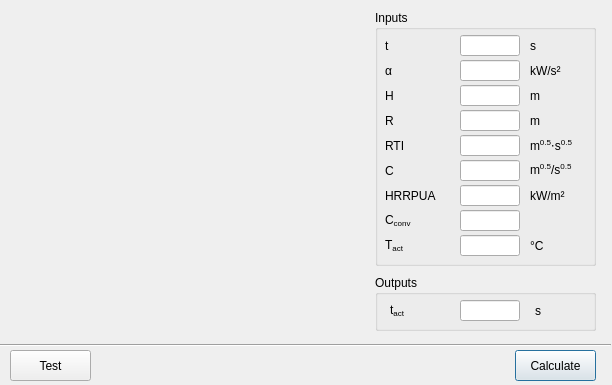
<?xml version="1.0" encoding="UTF-8"?>
<ui version="4.0">
 <class>dialog_1_11_heat_detector_activation</class>
 <widget class="QDialog" name="dialog_1_11_heat_detector_activation">
  <property name="geometry">
   <rect>
    <x>0</x>
    <y>0</y>
    <width>612</width>
    <height>385</height>
   </rect>
  </property>
  <property name="windowTitle">
   <string>PD 7974-1 Heat Detecting Element Activation Time Calculator</string>
  </property>
  <widget class="QGroupBox" name="groupBox_2">
   <property name="geometry">
    <rect>
     <x>375</x>
     <y>275</y>
     <width>221</width>
     <height>56</height>
    </rect>
   </property>
   <property name="title">
    <string>Outputs</string>
   </property>
   <widget class="QLineEdit" name="lineEdit_out_t_act">
    <property name="geometry">
     <rect>
      <x>85</x>
      <y>25</y>
      <width>60</width>
      <height>21</height>
     </rect>
    </property>
    <property name="sizePolicy">
     <sizepolicy hsizetype="Fixed" vsizetype="Fixed">
      <horstretch>0</horstretch>
      <verstretch>0</verstretch>
     </sizepolicy>
    </property>
    <property name="minimumSize">
     <size>
      <width>0</width>
      <height>0</height>
     </size>
    </property>
    <property name="maximumSize">
     <size>
      <width>60</width>
      <height>16777215</height>
     </size>
    </property>
   </widget>
   <widget class="QLabel" name="label_11">
    <property name="geometry">
     <rect>
      <x>15</x>
      <y>25</y>
      <width>40</width>
      <height>21</height>
     </rect>
    </property>
    <property name="sizePolicy">
     <sizepolicy hsizetype="Fixed" vsizetype="Fixed">
      <horstretch>0</horstretch>
      <verstretch>0</verstretch>
     </sizepolicy>
    </property>
    <property name="minimumSize">
     <size>
      <width>40</width>
      <height>0</height>
     </size>
    </property>
    <property name="maximumSize">
     <size>
      <width>40</width>
      <height>16777215</height>
     </size>
    </property>
    <property name="toolTip">
     <string>Solved view factor</string>
    </property>
    <property name="text">
     <string>t&lt;sub&gt;act&lt;sub&gt;</string>
    </property>
   </widget>
   <widget class="QLabel" name="label_25">
    <property name="geometry">
     <rect>
      <x>160</x>
      <y>25</y>
      <width>50</width>
      <height>21</height>
     </rect>
    </property>
    <property name="text">
     <string>s</string>
    </property>
   </widget>
  </widget>
  <widget class="QGroupBox" name="groupBox">
   <property name="geometry">
    <rect>
     <x>375</x>
     <y>10</y>
     <width>221</width>
     <height>256</height>
    </rect>
   </property>
   <property name="title">
    <string>Inputs</string>
   </property>
   <widget class="QLabel" name="label_51">
    <property name="geometry">
     <rect>
      <x>155</x>
      <y>225</y>
      <width>146</width>
      <height>21</height>
     </rect>
    </property>
    <property name="minimumSize">
     <size>
      <width>0</width>
      <height>0</height>
     </size>
    </property>
    <property name="maximumSize">
     <size>
      <width>16777215</width>
      <height>16777215</height>
     </size>
    </property>
    <property name="text">
     <string>°C</string>
    </property>
   </widget>
   <widget class="QLabel" name="label_48">
    <property name="geometry">
     <rect>
      <x>155</x>
      <y>150</y>
      <width>146</width>
      <height>21</height>
     </rect>
    </property>
    <property name="minimumSize">
     <size>
      <width>0</width>
      <height>0</height>
     </size>
    </property>
    <property name="maximumSize">
     <size>
      <width>16777215</width>
      <height>16777215</height>
     </size>
    </property>
    <property name="text">
     <string>m&lt;sup&gt;0.5&lt;/sup&gt;/s&lt;sup&gt;0.5&lt;/sup&gt;</string>
    </property>
   </widget>
   <widget class="QLabel" name="label_37">
    <property name="geometry">
     <rect>
      <x>10</x>
      <y>100</y>
      <width>60</width>
      <height>21</height>
     </rect>
    </property>
    <property name="minimumSize">
     <size>
      <width>60</width>
      <height>21</height>
     </size>
    </property>
    <property name="maximumSize">
     <size>
      <width>60</width>
      <height>21</height>
     </size>
    </property>
    <property name="toolTip">
     <string>Width of emitter</string>
    </property>
    <property name="text">
     <string>R</string>
    </property>
   </widget>
   <widget class="QLabel" name="label_40">
    <property name="geometry">
     <rect>
      <x>10</x>
      <y>175</y>
      <width>60</width>
      <height>21</height>
     </rect>
    </property>
    <property name="minimumSize">
     <size>
      <width>60</width>
      <height>21</height>
     </size>
    </property>
    <property name="maximumSize">
     <size>
      <width>60</width>
      <height>21</height>
     </size>
    </property>
    <property name="toolTip">
     <string>Width of emitter</string>
    </property>
    <property name="text">
     <string>HRRPUA</string>
    </property>
   </widget>
   <widget class="QLineEdit" name="lineEdit_in_C_conv">
    <property name="geometry">
     <rect>
      <x>85</x>
      <y>200</y>
      <width>60</width>
      <height>21</height>
     </rect>
    </property>
    <property name="sizePolicy">
     <sizepolicy hsizetype="Fixed" vsizetype="Fixed">
      <horstretch>0</horstretch>
      <verstretch>0</verstretch>
     </sizepolicy>
    </property>
    <property name="minimumSize">
     <size>
      <width>0</width>
      <height>0</height>
     </size>
    </property>
    <property name="maximumSize">
     <size>
      <width>60</width>
      <height>16777215</height>
     </size>
    </property>
    <property name="baseSize">
     <size>
      <width>0</width>
      <height>0</height>
     </size>
    </property>
   </widget>
   <widget class="QLabel" name="label_31">
    <property name="geometry">
     <rect>
      <x>10</x>
      <y>25</y>
      <width>60</width>
      <height>21</height>
     </rect>
    </property>
    <property name="minimumSize">
     <size>
      <width>60</width>
      <height>21</height>
     </size>
    </property>
    <property name="maximumSize">
     <size>
      <width>60</width>
      <height>21</height>
     </size>
    </property>
    <property name="toolTip">
     <string>Width of emitter</string>
    </property>
    <property name="text">
     <string>t</string>
    </property>
   </widget>
   <widget class="QLineEdit" name="lineEdit_in_T_act">
    <property name="geometry">
     <rect>
      <x>85</x>
      <y>225</y>
      <width>60</width>
      <height>21</height>
     </rect>
    </property>
    <property name="sizePolicy">
     <sizepolicy hsizetype="Fixed" vsizetype="Fixed">
      <horstretch>0</horstretch>
      <verstretch>0</verstretch>
     </sizepolicy>
    </property>
    <property name="minimumSize">
     <size>
      <width>0</width>
      <height>0</height>
     </size>
    </property>
    <property name="maximumSize">
     <size>
      <width>60</width>
      <height>16777215</height>
     </size>
    </property>
    <property name="baseSize">
     <size>
      <width>0</width>
      <height>0</height>
     </size>
    </property>
   </widget>
   <widget class="QLabel" name="label_49">
    <property name="geometry">
     <rect>
      <x>155</x>
      <y>175</y>
      <width>146</width>
      <height>21</height>
     </rect>
    </property>
    <property name="minimumSize">
     <size>
      <width>0</width>
      <height>0</height>
     </size>
    </property>
    <property name="maximumSize">
     <size>
      <width>16777215</width>
      <height>16777215</height>
     </size>
    </property>
    <property name="text">
     <string>kW/m²</string>
    </property>
   </widget>
   <widget class="QLineEdit" name="lineEdit_in_R">
    <property name="geometry">
     <rect>
      <x>85</x>
      <y>100</y>
      <width>60</width>
      <height>21</height>
     </rect>
    </property>
    <property name="sizePolicy">
     <sizepolicy hsizetype="Fixed" vsizetype="Fixed">
      <horstretch>0</horstretch>
      <verstretch>0</verstretch>
     </sizepolicy>
    </property>
    <property name="minimumSize">
     <size>
      <width>0</width>
      <height>0</height>
     </size>
    </property>
    <property name="maximumSize">
     <size>
      <width>60</width>
      <height>16777215</height>
     </size>
    </property>
    <property name="baseSize">
     <size>
      <width>0</width>
      <height>0</height>
     </size>
    </property>
   </widget>
   <widget class="QLabel" name="label_39">
    <property name="geometry">
     <rect>
      <x>10</x>
      <y>150</y>
      <width>60</width>
      <height>21</height>
     </rect>
    </property>
    <property name="minimumSize">
     <size>
      <width>60</width>
      <height>21</height>
     </size>
    </property>
    <property name="maximumSize">
     <size>
      <width>60</width>
      <height>21</height>
     </size>
    </property>
    <property name="toolTip">
     <string>Width of emitter</string>
    </property>
    <property name="text">
     <string>C</string>
    </property>
   </widget>
   <widget class="QLabel" name="label_46">
    <property name="geometry">
     <rect>
      <x>155</x>
      <y>100</y>
      <width>146</width>
      <height>21</height>
     </rect>
    </property>
    <property name="minimumSize">
     <size>
      <width>0</width>
      <height>0</height>
     </size>
    </property>
    <property name="maximumSize">
     <size>
      <width>16777215</width>
      <height>16777215</height>
     </size>
    </property>
    <property name="text">
     <string>m</string>
    </property>
   </widget>
   <widget class="QLineEdit" name="lineEdit_in_C">
    <property name="geometry">
     <rect>
      <x>85</x>
      <y>150</y>
      <width>60</width>
      <height>21</height>
     </rect>
    </property>
    <property name="sizePolicy">
     <sizepolicy hsizetype="Fixed" vsizetype="Fixed">
      <horstretch>0</horstretch>
      <verstretch>0</verstretch>
     </sizepolicy>
    </property>
    <property name="minimumSize">
     <size>
      <width>0</width>
      <height>0</height>
     </size>
    </property>
    <property name="maximumSize">
     <size>
      <width>60</width>
      <height>16777215</height>
     </size>
    </property>
    <property name="baseSize">
     <size>
      <width>0</width>
      <height>0</height>
     </size>
    </property>
   </widget>
   <widget class="QLabel" name="label_47">
    <property name="geometry">
     <rect>
      <x>155</x>
      <y>125</y>
      <width>146</width>
      <height>21</height>
     </rect>
    </property>
    <property name="minimumSize">
     <size>
      <width>0</width>
      <height>0</height>
     </size>
    </property>
    <property name="maximumSize">
     <size>
      <width>16777215</width>
      <height>16777215</height>
     </size>
    </property>
    <property name="text">
     <string>m&lt;sup&gt;0.5&lt;/sup&gt;⋅s&lt;sup&gt;0.5&lt;/sup&gt;</string>
    </property>
   </widget>
   <widget class="QLabel" name="label_35">
    <property name="geometry">
     <rect>
      <x>10</x>
      <y>50</y>
      <width>60</width>
      <height>21</height>
     </rect>
    </property>
    <property name="minimumSize">
     <size>
      <width>60</width>
      <height>21</height>
     </size>
    </property>
    <property name="maximumSize">
     <size>
      <width>60</width>
      <height>21</height>
     </size>
    </property>
    <property name="toolTip">
     <string>Width of emitter</string>
    </property>
    <property name="text">
     <string>α</string>
    </property>
   </widget>
   <widget class="QLabel" name="label_36">
    <property name="geometry">
     <rect>
      <x>10</x>
      <y>75</y>
      <width>60</width>
      <height>21</height>
     </rect>
    </property>
    <property name="minimumSize">
     <size>
      <width>60</width>
      <height>21</height>
     </size>
    </property>
    <property name="maximumSize">
     <size>
      <width>60</width>
      <height>21</height>
     </size>
    </property>
    <property name="toolTip">
     <string>Width of emitter</string>
    </property>
    <property name="text">
     <string>H</string>
    </property>
   </widget>
   <widget class="QLineEdit" name="lineEdit_in_RTI">
    <property name="geometry">
     <rect>
      <x>85</x>
      <y>125</y>
      <width>60</width>
      <height>21</height>
     </rect>
    </property>
    <property name="sizePolicy">
     <sizepolicy hsizetype="Fixed" vsizetype="Fixed">
      <horstretch>0</horstretch>
      <verstretch>0</verstretch>
     </sizepolicy>
    </property>
    <property name="minimumSize">
     <size>
      <width>0</width>
      <height>0</height>
     </size>
    </property>
    <property name="maximumSize">
     <size>
      <width>60</width>
      <height>16777215</height>
     </size>
    </property>
    <property name="baseSize">
     <size>
      <width>0</width>
      <height>0</height>
     </size>
    </property>
   </widget>
   <widget class="QLabel" name="label_45">
    <property name="geometry">
     <rect>
      <x>155</x>
      <y>75</y>
      <width>146</width>
      <height>21</height>
     </rect>
    </property>
    <property name="minimumSize">
     <size>
      <width>0</width>
      <height>0</height>
     </size>
    </property>
    <property name="maximumSize">
     <size>
      <width>16777215</width>
      <height>16777215</height>
     </size>
    </property>
    <property name="text">
     <string>m</string>
    </property>
   </widget>
   <widget class="QLineEdit" name="lineEdit_in_H">
    <property name="geometry">
     <rect>
      <x>85</x>
      <y>75</y>
      <width>60</width>
      <height>21</height>
     </rect>
    </property>
    <property name="sizePolicy">
     <sizepolicy hsizetype="Fixed" vsizetype="Fixed">
      <horstretch>0</horstretch>
      <verstretch>0</verstretch>
     </sizepolicy>
    </property>
    <property name="minimumSize">
     <size>
      <width>0</width>
      <height>0</height>
     </size>
    </property>
    <property name="maximumSize">
     <size>
      <width>60</width>
      <height>16777215</height>
     </size>
    </property>
    <property name="baseSize">
     <size>
      <width>0</width>
      <height>0</height>
     </size>
    </property>
   </widget>
   <widget class="QLineEdit" name="lineEdit_in_t">
    <property name="geometry">
     <rect>
      <x>85</x>
      <y>25</y>
      <width>60</width>
      <height>21</height>
     </rect>
    </property>
    <property name="sizePolicy">
     <sizepolicy hsizetype="Fixed" vsizetype="Fixed">
      <horstretch>0</horstretch>
      <verstretch>0</verstretch>
     </sizepolicy>
    </property>
    <property name="minimumSize">
     <size>
      <width>0</width>
      <height>0</height>
     </size>
    </property>
    <property name="maximumSize">
     <size>
      <width>60</width>
      <height>16777215</height>
     </size>
    </property>
    <property name="baseSize">
     <size>
      <width>0</width>
      <height>0</height>
     </size>
    </property>
   </widget>
   <widget class="QLabel" name="label_43">
    <property name="geometry">
     <rect>
      <x>155</x>
      <y>25</y>
      <width>146</width>
      <height>21</height>
     </rect>
    </property>
    <property name="minimumSize">
     <size>
      <width>0</width>
      <height>0</height>
     </size>
    </property>
    <property name="maximumSize">
     <size>
      <width>16777215</width>
      <height>16777215</height>
     </size>
    </property>
    <property name="text">
     <string>s</string>
    </property>
   </widget>
   <widget class="QLineEdit" name="lineEdit_in_alpha">
    <property name="geometry">
     <rect>
      <x>85</x>
      <y>50</y>
      <width>60</width>
      <height>21</height>
     </rect>
    </property>
    <property name="sizePolicy">
     <sizepolicy hsizetype="Fixed" vsizetype="Fixed">
      <horstretch>0</horstretch>
      <verstretch>0</verstretch>
     </sizepolicy>
    </property>
    <property name="minimumSize">
     <size>
      <width>0</width>
      <height>0</height>
     </size>
    </property>
    <property name="maximumSize">
     <size>
      <width>60</width>
      <height>16777215</height>
     </size>
    </property>
    <property name="baseSize">
     <size>
      <width>0</width>
      <height>0</height>
     </size>
    </property>
   </widget>
   <widget class="QLabel" name="label_41">
    <property name="geometry">
     <rect>
      <x>10</x>
      <y>200</y>
      <width>60</width>
      <height>21</height>
     </rect>
    </property>
    <property name="minimumSize">
     <size>
      <width>60</width>
      <height>21</height>
     </size>
    </property>
    <property name="maximumSize">
     <size>
      <width>60</width>
      <height>21</height>
     </size>
    </property>
    <property name="toolTip">
     <string>Width of emitter</string>
    </property>
    <property name="text">
     <string>&lt;html&gt;&lt;head/&gt;&lt;body&gt;&lt;p&gt;C&lt;span style=&quot; vertical-align:sub;&quot;&gt;conv&lt;/span&gt;&lt;/p&gt;&lt;/body&gt;&lt;/html&gt;</string>
    </property>
   </widget>
   <widget class="QLabel" name="label_44">
    <property name="geometry">
     <rect>
      <x>155</x>
      <y>50</y>
      <width>146</width>
      <height>21</height>
     </rect>
    </property>
    <property name="minimumSize">
     <size>
      <width>0</width>
      <height>0</height>
     </size>
    </property>
    <property name="maximumSize">
     <size>
      <width>16777215</width>
      <height>16777215</height>
     </size>
    </property>
    <property name="text">
     <string>kW/s²</string>
    </property>
   </widget>
   <widget class="QLabel" name="label_42">
    <property name="geometry">
     <rect>
      <x>10</x>
      <y>225</y>
      <width>60</width>
      <height>21</height>
     </rect>
    </property>
    <property name="minimumSize">
     <size>
      <width>60</width>
      <height>21</height>
     </size>
    </property>
    <property name="maximumSize">
     <size>
      <width>60</width>
      <height>21</height>
     </size>
    </property>
    <property name="toolTip">
     <string>Width of emitter</string>
    </property>
    <property name="text">
     <string>&lt;html&gt;&lt;head/&gt;&lt;body&gt;&lt;p&gt;T&lt;span style=&quot; vertical-align:sub;&quot;&gt;act&lt;/span&gt;&lt;/p&gt;&lt;/body&gt;&lt;/html&gt;</string>
    </property>
   </widget>
   <widget class="QLabel" name="label_38">
    <property name="geometry">
     <rect>
      <x>10</x>
      <y>125</y>
      <width>60</width>
      <height>21</height>
     </rect>
    </property>
    <property name="minimumSize">
     <size>
      <width>60</width>
      <height>21</height>
     </size>
    </property>
    <property name="maximumSize">
     <size>
      <width>60</width>
      <height>21</height>
     </size>
    </property>
    <property name="toolTip">
     <string>Width of emitter</string>
    </property>
    <property name="text">
     <string>RTI</string>
    </property>
   </widget>
   <widget class="QLineEdit" name="lineEdit_in_HRRPUA">
    <property name="geometry">
     <rect>
      <x>85</x>
      <y>175</y>
      <width>60</width>
      <height>21</height>
     </rect>
    </property>
    <property name="sizePolicy">
     <sizepolicy hsizetype="Fixed" vsizetype="Fixed">
      <horstretch>0</horstretch>
      <verstretch>0</verstretch>
     </sizepolicy>
    </property>
    <property name="minimumSize">
     <size>
      <width>0</width>
      <height>0</height>
     </size>
    </property>
    <property name="maximumSize">
     <size>
      <width>60</width>
      <height>16777215</height>
     </size>
    </property>
    <property name="baseSize">
     <size>
      <width>0</width>
      <height>0</height>
     </size>
    </property>
   </widget>
  </widget>
  <widget class="QPushButton" name="pushButton_calculate">
   <property name="geometry">
    <rect>
     <x>515</x>
     <y>350</y>
     <width>81</width>
     <height>31</height>
    </rect>
   </property>
   <property name="text">
    <string>Calculate</string>
   </property>
  </widget>
  <widget class="QLabel" name="label">
   <property name="geometry">
    <rect>
     <x>20</x>
     <y>30</y>
     <width>341</width>
     <height>285</height>
    </rect>
   </property>
   <property name="text">
    <string/>
   </property>
   <property name="pixmap">
    <pixmap>images/heat_detector_activation_341x285.png</pixmap>
   </property>
  </widget>
  <widget class="Line" name="line">
   <property name="geometry">
    <rect>
     <x>0</x>
     <y>340</y>
     <width>611</width>
     <height>10</height>
    </rect>
   </property>
   <property name="orientation">
    <enum>Qt::Horizontal</enum>
   </property>
  </widget>
  <widget class="QPushButton" name="pushButton_test">
   <property name="geometry">
    <rect>
     <x>10</x>
     <y>350</y>
     <width>81</width>
     <height>31</height>
    </rect>
   </property>
   <property name="text">
    <string>Test</string>
   </property>
  </widget>
 </widget>
 <tabstops>
  <tabstop>lineEdit_in_t</tabstop>
  <tabstop>lineEdit_in_alpha</tabstop>
  <tabstop>lineEdit_in_H</tabstop>
  <tabstop>lineEdit_in_R</tabstop>
  <tabstop>lineEdit_in_RTI</tabstop>
  <tabstop>lineEdit_in_C</tabstop>
  <tabstop>lineEdit_in_HRRPUA</tabstop>
  <tabstop>lineEdit_in_C_conv</tabstop>
  <tabstop>lineEdit_in_T_act</tabstop>
  <tabstop>pushButton_calculate</tabstop>
  <tabstop>lineEdit_out_t_act</tabstop>
 </tabstops>
 <resources/>
 <connections/>
</ui>
